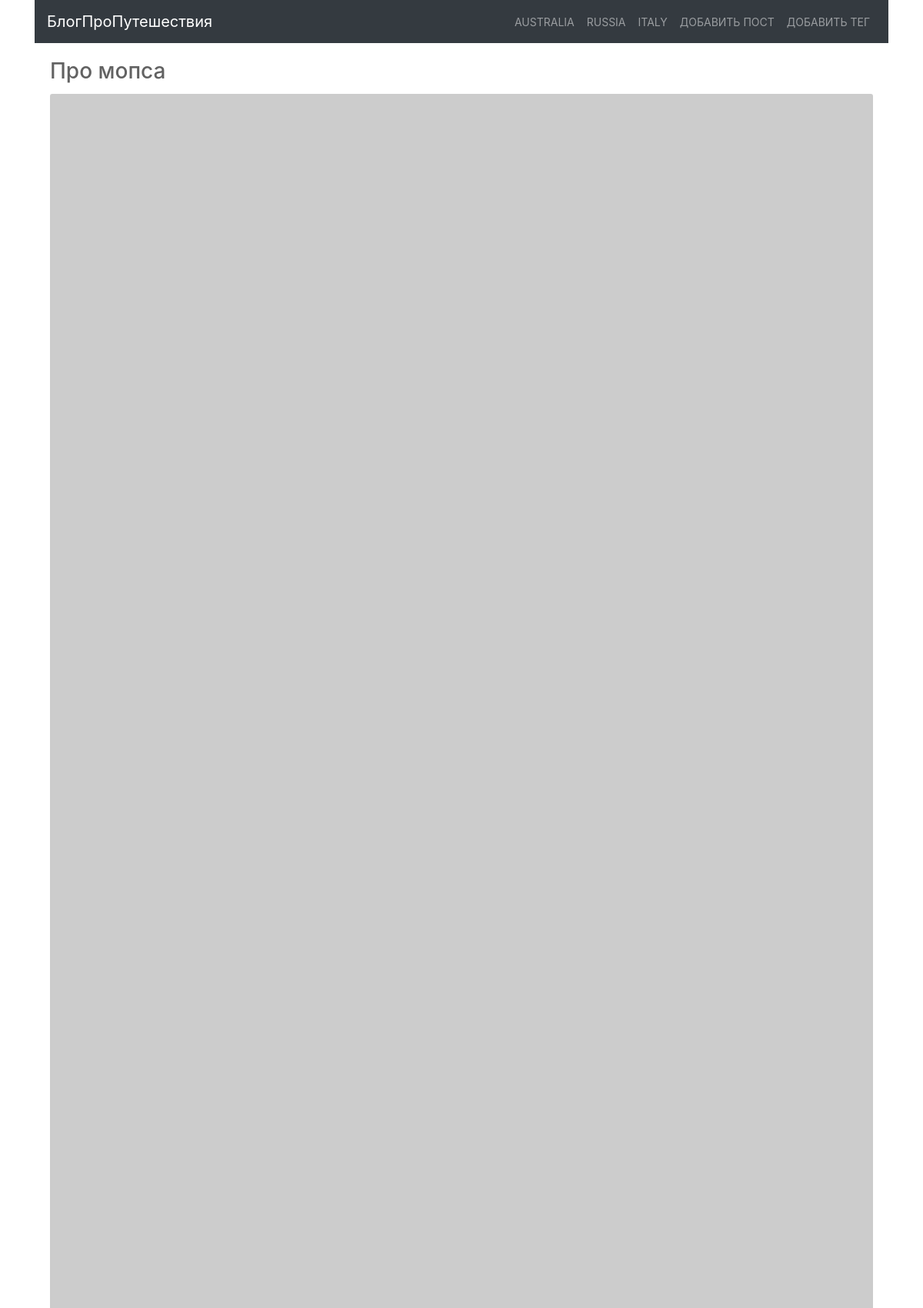
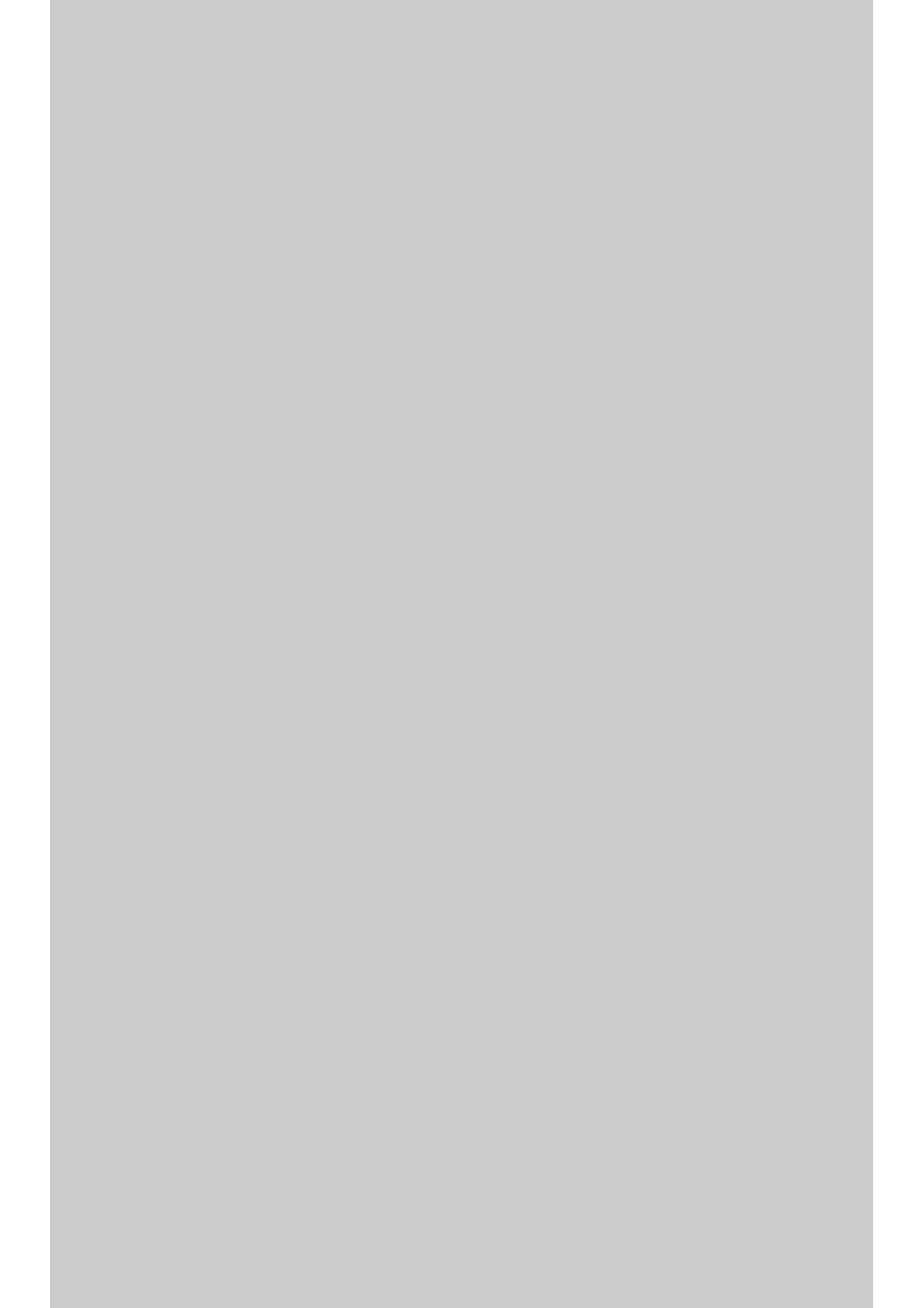
Screenshot of /blog/post-111 (upper part) with the database file from the repository (2 pictures, top to bottom).
### models.py (models this page shows, shortened)
class Category(db.Model):
    id = db.Column(db.Integer, primary_key=True)
    name = db.Column(db.String(50), nullable=False, unique=True)
    created_on = db.Column(db.DateTime, default=datetime.now())
    posts = db.relationship('Post', backref='category')
    def __repr__(self):
        return f'Category id: {self.id} Category name: {self.name}'

class Post(db.Model):
    id = db.Column(db.Integer, primary_key=True)
    author = db.Column(db.String(50), nullable=False)
    title = db.Column(db.String(140), nullable=False, unique=True)
    text = db.Column(db.Text, unique=True)
    slug = db.Column(db.String(140), unique=True)
    category_id = db.Column(db.Integer, db.ForeignKey('category.id'))
    created_on = db.Column(db.DateTime, default=datetime.now())
    updated_on = db.Column(
        db.DateTime, default=datetime.now(), onupdate=datetime.now()
    )
    tags = db.relationship(
        'Tag', secondary=post_tags, backref=db.backref(
            'posts_tag', lazy='dynamic'
        )
    )
    image_url = db.Column(db.String(300))

### posts/blueprint.py (the view)
@posts.route('/<string:slug>')
def post_detail(slug):
    post = Post.query.filter(Post.slug == slug).first()
    if not post:
        abort(Response('Страница не найдена', 404))
    categories = Category.query.all()
    return render_template(
        'posts/post.html',
        post=post,
        tags=post.tags,
        category=post.category,
        categories=categories
    )

### posts/templates/posts/post.html (shortened to what this page needs)
{% extends 'base.html' %}
{% set categories = categories %}
{% block content %}
      <div class="container">
          <div class="row">
            <div class="col">
              <div class="card-body">
                <h3 class="card-title">{{ post.title }}</h5>
                <img
                  class="card-img-top"
                  src="{% if not post.image_url %} https://i.picsum.photos/id/1015/6000/4000.jpg?hmac=aHjb0fRa1t14DTIEBcoC12c5rAXOSwnVlaA5ujxPQ0I {% else %} {{ post.image_url }} {% endif %}"
                  alt="Card image cap"
                />
              </div>
            </div>
          </div>
      </div>
{% endblock %}

### posts/templates/posts/header.html (shortened to what this page needs)
<header>
  <div class="container">
    <nav class="navbar navbar-expand-lg navbar-dark bg-dark">
      <a class="navbar-brand" href="{{ url_for('posts.index') }}"
        >БлогПроПутешествия</a
      >
      <div class="collapse navbar-collapse" id="navbarSupportedContent">
        <ul class="navbar-nav ml-auto">
          {% for category in categories %}
          <li class="nav-item">
            <a class="nav-link" href="{{ url_for('posts.posts_category', category_id=category.id) }}">{{ category.name }}</a>
          </li>
          {% endfor %}
          <li class="nav-item">
            <a href="{{ url_for('posts.create_post') }}" class="nav-link">Добавить пост</a>
          </li>
          <li class="nav-item">
            <a href="{{ url_for('posts.create_tag') }}" class="nav-link">Добавить тег</a>
          </li>
        </ul>
      </div>
    </nav>
  </div>
</header>

### static/styles.css (style rules this page uses)
body { min-width: 320px; font-size: 14px; color: #626262; min-height: 100vh; display: flex; flex-direction: column; }
img { max-width: 100%; height: auto; }
a { color: #ffffff; }
header .nav-item { text-transform: uppercase; }

### rows the page displays
Category: name "AUSTRALIA"
Category: name "RUSSIA"
Category: name "ITALY"
Post: title "Про мопса"
